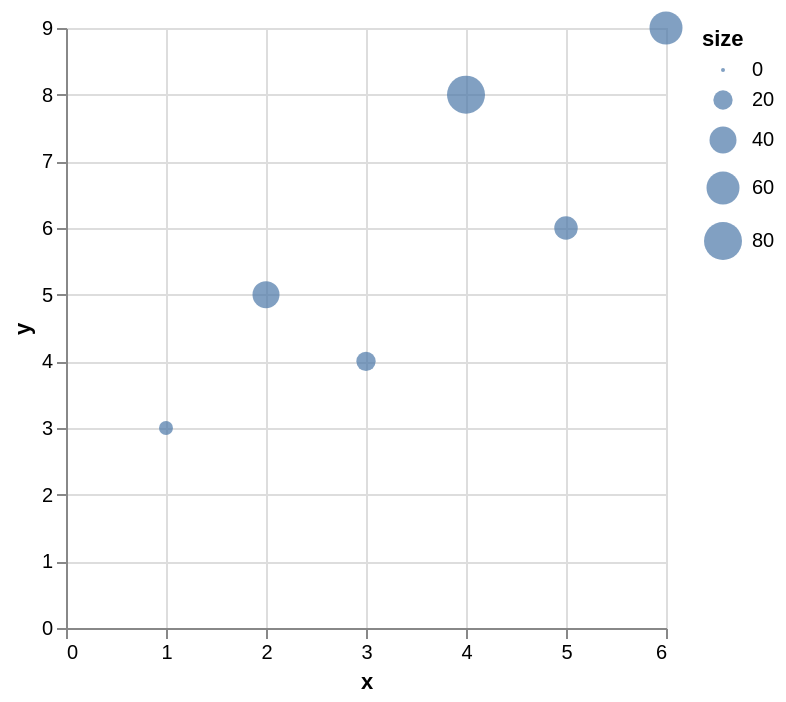

Here is the Vega-Lite specification saved for this chart:
### Vega-Lite specification from a JSON file in a GitHub repository (floating-point values rounded to 4 significant figures)
{"$schema": "https://vega.github.io/schema/vega-lite/v6.json", "data": {"values": [{"group": "u", "size": 10, "x": 1, "y": 3}, {"group": "v", "size": 40, "x": 2, "y": 5}, {"group": "u", "size": 20, "x": 3, "y": 4}, {"group": "v", "size": 80, "x": 4, "y": 8}, {"group": "u", "size": 30, "x": 5, "y": 6}, {"group": "v", "size": 60, "x": 6, "y": 9}]}, "description": "Filled circles sized by a field.", "encoding": {"size": {"field": "size", "type": "quantitative"}, "x": {"field": "x", "type": "quantitative"}, "y": {"field": "y", "type": "quantitative"}}, "mark": "circle", "usermeta": {"easel": {"standin_ratio": 0.0528, "threshold": 0.08}}}
